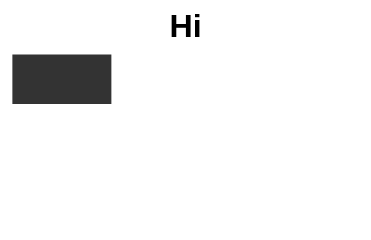

Specify this chart in Vega-Lite:
### Vega specification from a JSON file in a GitHub repository (floating-point values rounded to 4 significant figures)
{"$schema": "https://vega.github.io/schema/vega/v6.json", "description": "**A heading reserves its own row whatever it says; its subtitle's row only when the subtitle says something.** The asymmetry is one line of `titleLayout` — `if (subtitle && subtitle.text) { … tempBounds.clear().union(subtitle.bounds) } else { tempBounds.clear() }`, followed unconditionally by `tempBounds.union(title.bounds)` — so the title's bounds always enter the heading's and the subtitle's enter only when its text is **truthy**. Probed: no title at all is 80 tall, a title of `\"\"` is 97, a title of `\"Hi\"` is 97 as well, `\"Hi\"` with an empty subtitle is still 97, and only `\"Hi\"` with a real subtitle reaches 111. The title row is reserved on **declaration** and the subtitle row on **content**; reading either rule off the other gets one of them wrong. This engine reserved the subtitle's row on declaration too — 112 where upstream draws 97, fifteen pixels of surface no chart asked for. It is not a corner: a templated heading writes `\"subtitle\": {\"signal\": \"…\"}` and leaves the parameter empty until somebody fills it in, which is the state every such chart starts in. A **signal** is what this fixture uses rather than a literal `\"\"`, and the difference is not cosmetic: whether the subtitle *item* exists is decided by the property alone, and a `{\"signal\": …}` is an object and therefore truthy — so a computed subtitle has an item however it resolves, where a literal empty one is never built. The item existing and the item taking room are two different questions, and only the second was wrong. The mark list here shows the first: `title-subtitle` is present, with no text. The same shape written inside a **group** proves nothing, because a group's size comes from its own encode and the heading's bounds never reach the surface — a fixture built that way passed while the defect was still there.", "width": 140, "height": 70, "padding": 5, "signals": [{"name": "gone", "value": null}], "title": {"text": "Hi", "subtitle": {"signal": "gone"}}, "marks": [{"type": "rect", "encode": {"update": {"x": {"value": 0}, "y": {"value": 0}, "width": {"value": 40}, "height": {"value": 20}, "fill": {"value": "#333"}}}}]}
